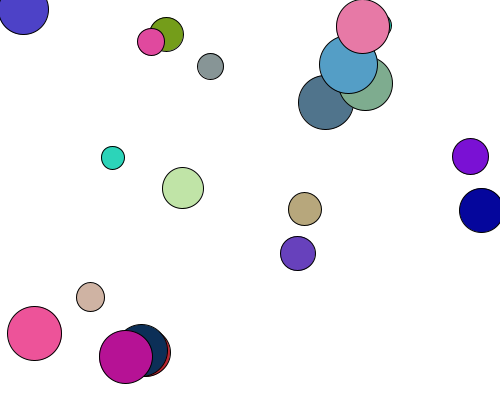
Frame 1 (no input)
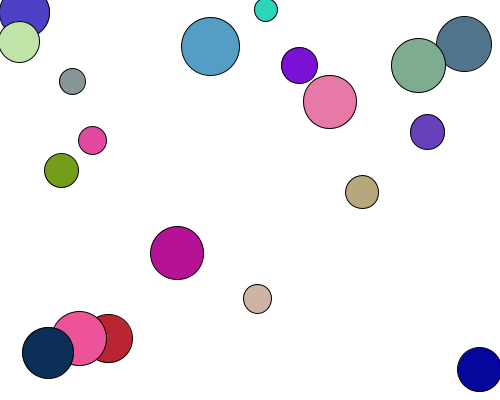
Frame 60 (the mouse pressed at the canvas centre just before this capture)
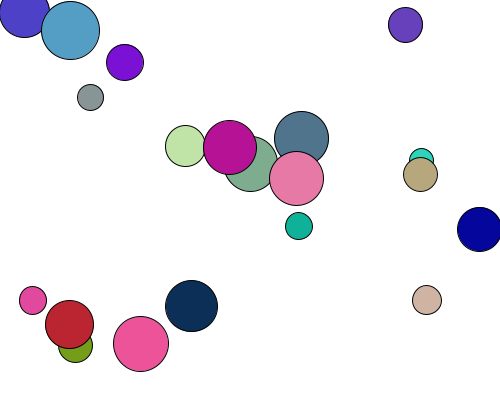
Frame 120 (the mouse held since frame 60 and released just before this capture)

The Processing sketch that drew these frames (run headless with seeded random() and noise(); from frame 60 on, the mouse is pressed at the canvas centre):

// Processing sketch: m09a_ball_class
// ── m09a_ball_class.pde
// MODULE 9 - Classes: a blueprint, then many things built from it
class Ball {
  float x, y, xSpeed, ySpeed, r;
  color c;

  Ball(float x, float y) {              // the constructor builds a new Ball
    this.x = x;
    this.y = y;
    xSpeed = random(-3, 3);
    ySpeed = random(-3, 3);
    r = random(10, 30);
    c = color(random(255), random(255), random(255));
  }

  void move() {
    x = x + xSpeed;
    y = y + ySpeed;
    if (x > width - r || x < r) xSpeed = -xSpeed;
    if (y > height - r || y < r) ySpeed = -ySpeed;
  }

  void show() {
    fill(c);
    ellipse(x, y, r * 2, r * 2);
  }
}

Ball[] balls = new Ball[20];            // CHANGE ME: how many balls?

void setup() {
  size(500, 400);
  for (int i = 0; i < balls.length; i++) {
    balls[i] = new Ball(random(width), random(height));
  }
}

void draw() {
  background(255);
  for (int i = 0; i < balls.length; i++) {
    balls[i].move();
    balls[i].show();
  }
}
